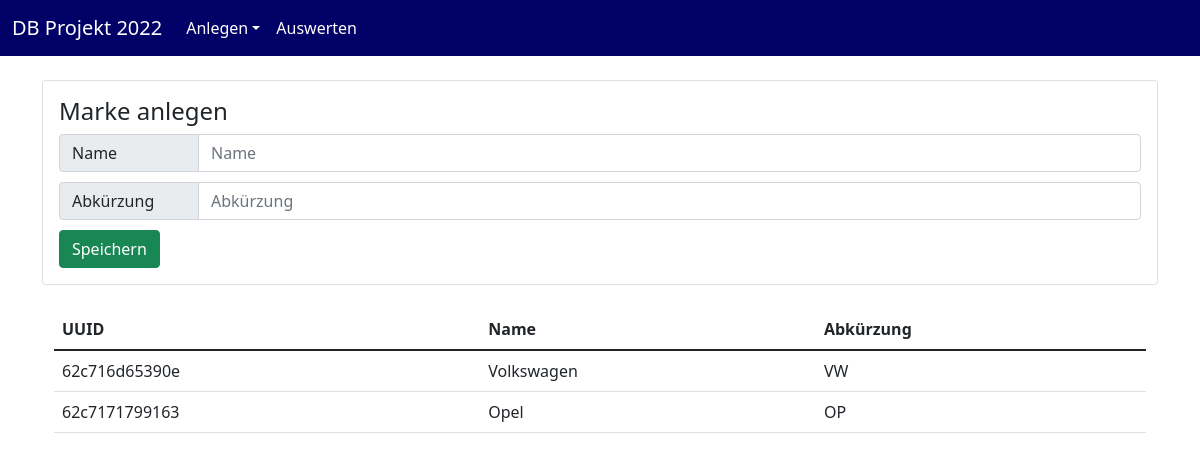
The app's page /createPages/createMarke.php with its own data.
### tables this page shows
CREATE TABLE `module_marken` (
  `uuid_marken` varchar(255) NOT NULL,
  `name` varchar(255) DEFAULT NULL,
  `abkuerzung` varchar(255) DEFAULT NULL
);

### createPages/createMarke.php (the view, shortened to what this page needs)
<!DOCTYPE html>
<html lang="en">
<head>
    <link href="https://cdn.jsdelivr.net/npm/bootstrap@5.1.3/dist/css/bootstrap.min.css" rel="stylesheet">
</head>
<body>
<nav class="navbar navbar-expand-sm bg-primary navbar-dark" style="background-color: rgb(0,0,102)!important;">
    <div class="container-fluid">
        <a class="navbar-brand" href="/BS_DB_2022/index.php">DB Projekt 2022</a>
        <div class="collapse navbar-collapse" id="collapsibleNavbar">
            <ul class="navbar-nav">
                <li class="nav-item dropdown">
                    <a class="nav-link dropdown-toggle text-white" href="#" role="button" data-bs-toggle="dropdown">Anlegen</a>
                </li>
                <a class="nav-link text-white" href="/BS_DB_2022/auswertung.php" role="button">Auswerten</a>
            </ul>
        </div>
    </div>
</nav>
<br>
<div class="container">
    <div class="card card-body">
        <form action="/input/inputMarke.php" method="post">
            <h4 class="card-title">Marke anlegen</h4>
            <div class="input-group" style="margin-bottom: 10px">
                <span class="input-group-text label">Name</span>
                <input type="text" class="form-control" placeholder="Name" name="name">
            </div>
            <div class="input-group " style="margin-bottom: 10px">
                <span class="input-group-text label">Abkürzung</span>
                <input type="text" class="form-control" placeholder="Abkürzung" name="abkuerzung">
            </div>
            <button class="btn btn-success" type="submit">Speichern</button>
        </form>
    </div>
    <br/>
    <div class="container">
        <table class="table">
            <thead>
            <tr>
                <th>UUID</th>
                <th>Name</th>
                <th>Abkürzung</th>
            </tr>
            </thead>
            <tbody>
            <?php
            $servername = "localhost";
            $username = "software";
            $password = "GYdSQUW4fc0Dwh88";
            $dbname = "berufsschule_sql";
            $conn = new mysqli($servername, $username, $password, $dbname);
            $sql = "SELECT * FROM module_marken";
            $result = $conn->query($sql);
            if ($result->num_rows > 0) {
                while ($row = $result->fetch_assoc()) {
                    echo "<tr><td>" . $row["uuid_marken"] . "</td><td>" . $row["name"] . "</td><td>" . $row["abkuerzung"] . "</td></tr>";
                }
            } else {
                echo "0 results";
            }
            ?>
            </tbody>
        </table>
    </div>
</div>
</body>
</html>

### createPages/createMarke.php (style rules this page uses)
.label { min-width: 140px; }

### records on screen
module_marken: uuid_marken "62c716d65390e", name "Volkswagen", abkuerzung "VW"
module_marken: uuid_marken "62c7171799163", name "Opel", abkuerzung "OP"
